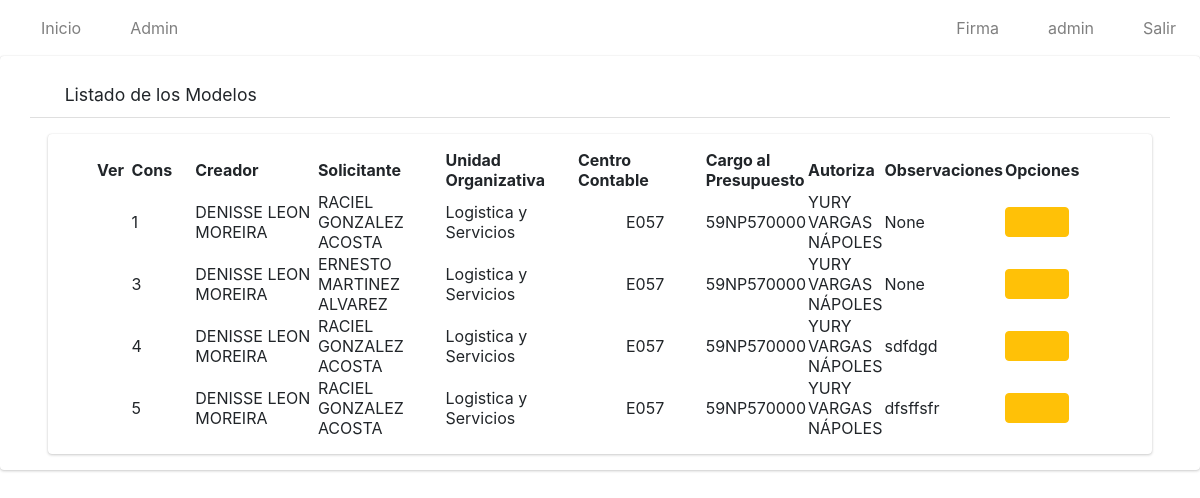
/index/listar/modelos/archivados/ (signed in), run on the app's committed database.
### app/models.py (models this page shows, shortened)
class Modelo(models.Model):
    nombre=models.CharField(max_length=50)
    solicitante=models.CharField(max_length=50)
    unidad_organizativa=models.CharField(max_length=100)
    c_contable=models.CharField(max_length=4)
    consec=models.IntegerField()
    solicitudes=models.ManyToManyField(Solicitud)
    parleg=models.CharField(max_length=200, blank=True, null=True)
    autoriza=models.CharField(max_length=50)
    cargo_presupuesto=models.CharField(max_length=20)
    observaciones = models.CharField(max_length=500, blank=True, null=True)
    estado=models.CharField(max_length=10)
    cargo_autoriza=models.CharField(max_length=100)
    dependencia_autoriza=models.CharField(max_length=100)
    cargo_solicita=models.CharField(max_length=100)
    area_trabajo_solicita=models.CharField(max_length=100)
    labor=models.CharField(max_length=500, blank=True, null=True)

### app/views.py (the view)
# urls.py: path('listar/modelos/archivados/', ModeloArchivedListView.as_view(), name='listarModArch'),
class ModeloArchivedListView(ListView):
    model = Modelo
    template_name = 'modelos/listarArchivados.html'
    @method_decorator(login_required)
    def dispatch(self, request, *args, **kwargs):
        return super().dispatch(request,*args,** kwargs)
    def get_context_data(self, **kwargs):
        context = super().get_context_data(**kwargs)
        lista_solicitantes=[]
        modelos=Modelo.objects.all()
        pos=0
        context['title'] = "Listado de Solicitudes"
        context['solicitantes'] = lista_solicitantes
        context['object_list'] = Modelo.objects.all().filter(estado="archivado")
        return context

### app/templates/modelos/listarArchivados.html
{% extends 'base.html' %}
{% load static %}
{% block content %}
    <div class=" card card-default">
        <div class="card-header px-3 mb-3 mt-3 container">
            <h3 class="card-title">
            <i class="fas fa-search"></i>
                Listado de los Modelos
            </h3>
            </div>
        <div class="card card-body content-header mx-5 px-5">
            <table id="myTable" class="display" style="width: 100%;">
                <thead>
                    <tr>
                        <th>Ver</th>
                        <th style="width: 2cm">Cons</th>
                        <th>Creador</th>
                        <th>Solicitante</th>
                        <th>Unidad Organizativa</th>
                        <th>Centro Contable</th>
                        <th>Cargo al Presupuesto</th>
                        <th>Autoriza</th>
                        <th>Observaciones</th>
                        <th style="width: 3cm">Opciones</th>
                    </tr>
                </thead>
                <tbody>
                    {% for i in object_list %}
                    <tr>
                        <td style="width: 1cm"></td>
                        <td style="width: 20px;">{{i.consec}}</td>
                        <td style="width: 150px;">{{i.nombre}}</td>
                        <td style="width: 150px;">{{i.solicitante}}</td>
                        <td style="width: 150px;">{{i.unidad_organizativa}}</td>
                        <td style="width: 150px;"><div class="pl-5">{{i.c_contable}}</div></td>
                        <td>{{i.cargo_presupuesto}}</td>
                        <td>{{i.autoriza}}</td>
                        <td>{{i.observaciones}}</td>
                        <td>
                {% if perms.app.view_modelo %}
                <a href="{% url 'solicitudModel' i.id%}" type="button" class="btn btn-warning">
                    <i class="fas fa-eye" style="width: 1cm"></i>
                </a>
                {% endif %}
                        </td>
                    </tr>
                    {% endfor %}
                </tbody>
            </table>
        </div>
    </div>
{% endblock %}

### app/templates/base.html (shortened to what this page needs)
{% load static %}
<html>
  <head>
    <link
      rel="stylesheet"
      href="{% static 'plugins/fontawesome-free/css/all.min.css'%}"
    />
    <link
      href="{% static 'plugins/bootstrap/css/bootstrap.min.css' %}"
      rel="stylesheet"
    />
    <link
      rel="stylesheet"
      type="text/css"
      href="{% static 'datatable/data_tables/datatables.min.css' %}"
    />
    <link
      rel="stylesheet"
      href="{% static 'plugins/jquery/jquery-confirm.min.css' %}"
    />
    <link
      rel="stylesheet"
      href="https://cdn.jsdelivr.net/npm/bootstrap-icons@1.7.2/font/bootstrap-icons.css"
    />
    <link
      href="{% static 'plugins/bootstrap/css/bootstrap.min.css' %}"
      rel="stylesheet"
    />
    <link
      href="{% static 'plugins/bootstrap/css/bootstrap.min.css' %}"
      rel="stylesheet"
    />
    <link
      rel="stylesheet"
      href="{% static 'dist/css/adminlte.min.css'%}"
    />
  </head>
  <nav class="navbar navbar-expand-md navbar-white navbar-light">
    <ul class="navbar-nav">
      <li class="nav-item">
        <a href="{% url 'solicitudes' %}" class="nav-link">
          <i class="fas fa-home"></i>
          Inicio</a
        >
      </li>
      {% if user.is_superuser or user.is_staff %}
      <li class="nav-item">
        <a class="nav-link" href="/admin/" role="button">
          <i class="fas fa-tachometer-alt"></i> Admin
        </a>
      </li>
      {%endif%}
    </ul>
    <ul class="navbar-nav ml-auto">
      <li class="nav-item">
        <a class="nav-link" onclick="modal_firma()" role="button">
          <i class="fas fa-edit"></i> Firma
        </a>
      </li>
      <li class="nav-item">
        <a class="nav-link" href="javascript:;" role="button">
          <i class="fas fa-user"></i> {{ user.username }}
        </a>
      </li>
      <li class="nav-item">
        <a class="nav-link" href="{% url 'logout' %}" role="button">
          <i class="fas fa-power-off"></i> Salir
        </a>
      </li>
    </ul>
  </nav>
  <body style="max-width: 1750px" class="mx-auto">
     {%block content%} {% endblock %}
  </body>
</html>

### data on the page
Modelo: consec "1", nombre "DENISSE LEON MOREIRA", solicitante "RACIEL GONZALEZ ACOSTA", unidad_organizativa "Logistica y Servicios", c_contable "E057", cargo_presupuesto "59NP570000", autoriza "YURY VARGAS NÁPOLES", observaciones "None"
Modelo: consec "3", nombre "DENISSE LEON MOREIRA", solicitante "ERNESTO MARTINEZ ALVAREZ", unidad_organizativa "Logistica y Servicios", c_contable "E057", cargo_presupuesto "59NP570000", autoriza "YURY VARGAS NÁPOLES", observaciones "None"
Modelo: consec "4", nombre "DENISSE LEON MOREIRA", solicitante "RACIEL GONZALEZ ACOSTA", unidad_organizativa "Logistica y Servicios", c_contable "E057", cargo_presupuesto "59NP570000", autoriza "YURY VARGAS NÁPOLES", observaciones "sdfdgd"
Modelo: consec "5", nombre "DENISSE LEON MOREIRA", solicitante "RACIEL GONZALEZ ACOSTA", unidad_organizativa "Logistica y Servicios", c_contable "E057", cargo_presupuesto "59NP570000", autoriza "YURY VARGAS NÁPOLES", observaciones "dfsffsfr"

### other printed values
{{ user.username }} "admin"
